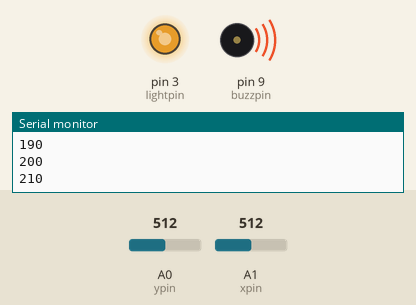
Bench run of a sketch on a simulated Arduino Uno, built with avr-gcc and run on an emulated ATmega328P. Shown: output pins drawn as LEDs (lit = HIGH), buzzer (waves = sounding), the last lines printed to the serial monitor. Inputs (shaded band) come from the test bench; at power-on: A0 (ypin) = 512, A1 (xpin) = 512.

Above: at 0.15 s.
At 21.03 s:
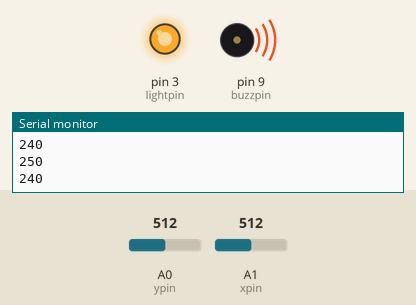
At 39.2 s:
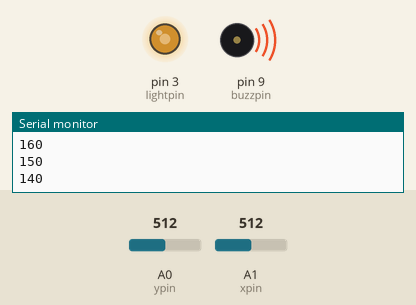
Timing chart, 0 to 40.0 s (numbered marks = the images above):
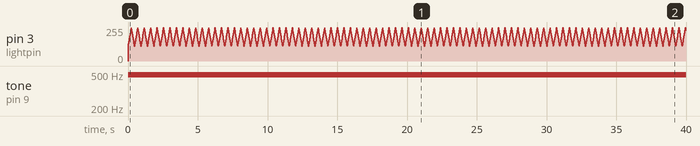

Measured:
- by itself, tone on pin 9 (buzzpin): silent → 490 Hz at 0.00 s

The sketch:

lightsaber_v01.ino
```cpp
const int xpin = A1;
const int ypin = A0;
const int buzzpin=9;
//const int testpin=5;
const int lightpin=3;
int brightness = 110;
int fadeAmount = 10;
void setup(){
  Serial.begin(9600);
  pinMode(buzzpin, OUTPUT);
  pinMode(lightpin, OUTPUT);
  //pinMode(testpin, OUTPUT);
}
void loop(){
  //analogWrite(testpin, brightness);
  analogWrite(lightpin, brightness);
  brightness = brightness + fadeAmount;

  Serial.println(brightness);
  if (brightness == 110 || brightness == 250) {
    fadeAmount = -fadeAmount ;
  }

  int xx = abs(analogRead(xpin)/10-26);
  int yy = abs(analogRead(ypin)/10-26);
  int val = sqrt(xx*xx+yy*yy);

  //analogWrite(lightpin, val);
  swing(val*val,8);//2nd val is better in range 5~10
  /*
  Serial.print("X:");
  Serial.print("\t");
  Serial.print(xx);
  Serial.print("\t");
  Serial.print("Y:");
  Serial.println(yy);
  */
}

void swing(unsigned char volum, unsigned char delayT){
  analogWrite(buzzpin, volum);
  delay(delayT);
  analogWrite(buzzpin, 0);
  delay(delayT);
}
```
